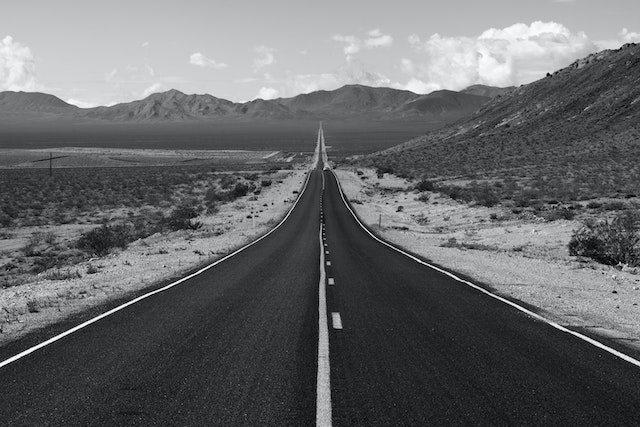
#> input picture LV2/road.jpg, 640 x 427 px, found by its file name
$ python zad3.py
#> lines starting #> are read from the running program, lines starting #| are printed output that depends on the picture
import numpy as np
import matplotlib.pyplot as plt

img = plt.imread('LV2/road.jpg')
#> img is the input picture: shape (427, 640, 3); mean R, G, B 102.9, 103.9, 105.9

brightness = 50
brightened_image = np.clip(img.astype(np.uint16) + brightness, 0, 255).astype(np.uint8)
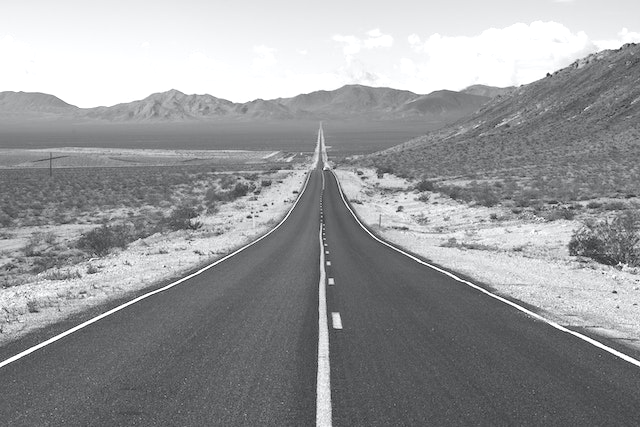
#> brightened_image: shape (427, 640, 3); mean R, G, B 152, 152.9, 154.8
plt.figure()
plt.imshow(brightened_image)
plt.show()

width = img.shape[1]
#> width = 640
second_quarter = width // 2
#> second_quarter = 320
second_quarter_img = img[:, second_quarter:]
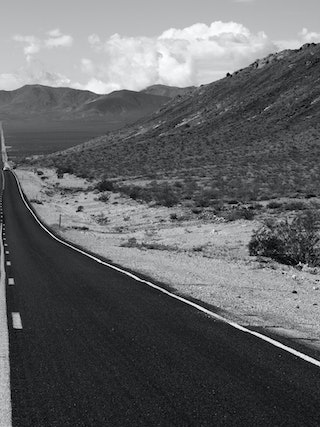
#> second_quarter_img: shape (427, 320, 3); mean R, G, B 100, 101, 103
plt.figure()
plt.imshow(second_quarter_img)
plt.show()

rotated_img = np.rot90(img, k = 1)
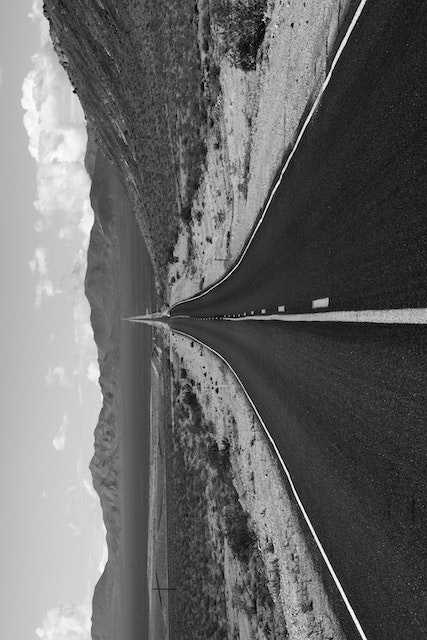
#> rotated_img: shape (640, 427, 3); mean R, G, B 102.9, 103.9, 105.9
plt.figure()
plt.imshow(rotated_img)
plt.show()

mirrored_img = np.flip(img, axis = 0)
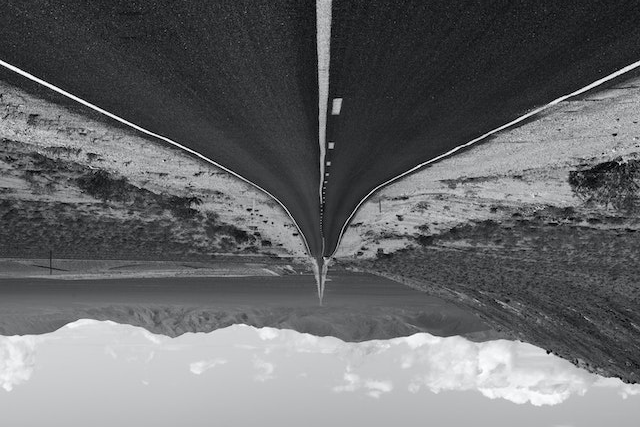
#> mirrored_img: shape (427, 640, 3); mean R, G, B 102.9, 103.9, 105.9
plt.figure()
plt.imshow(mirrored_img)
plt.show()
